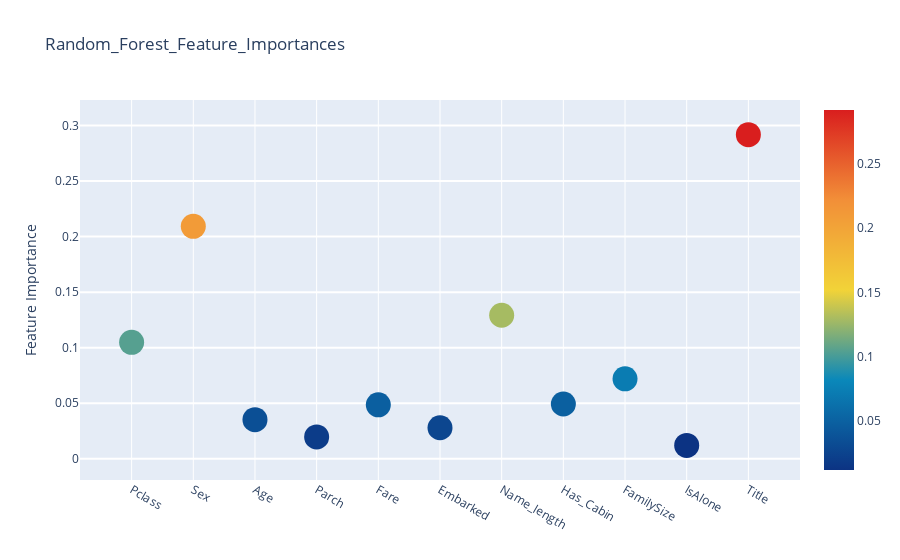
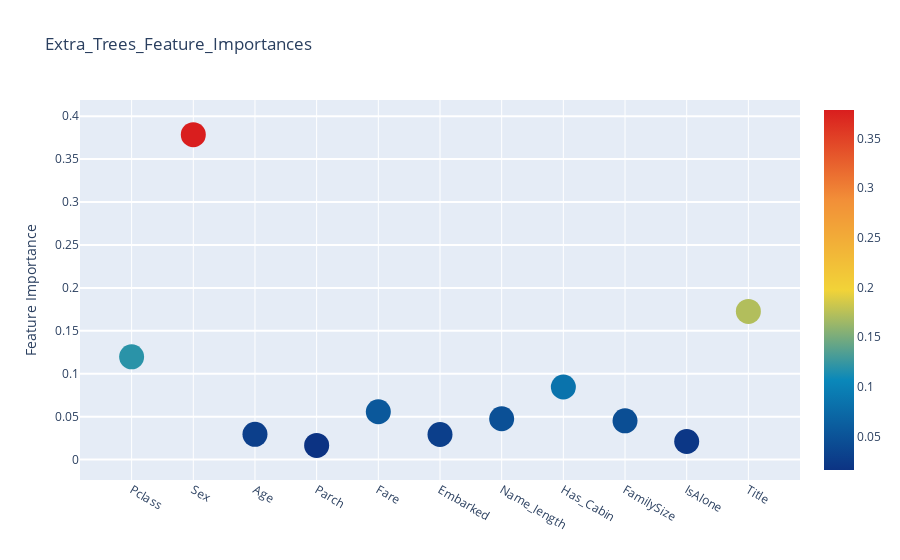
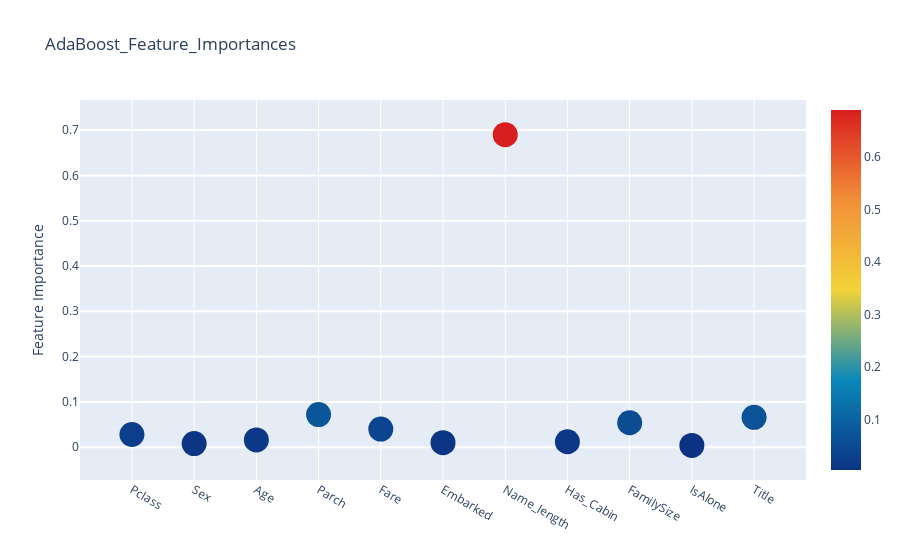
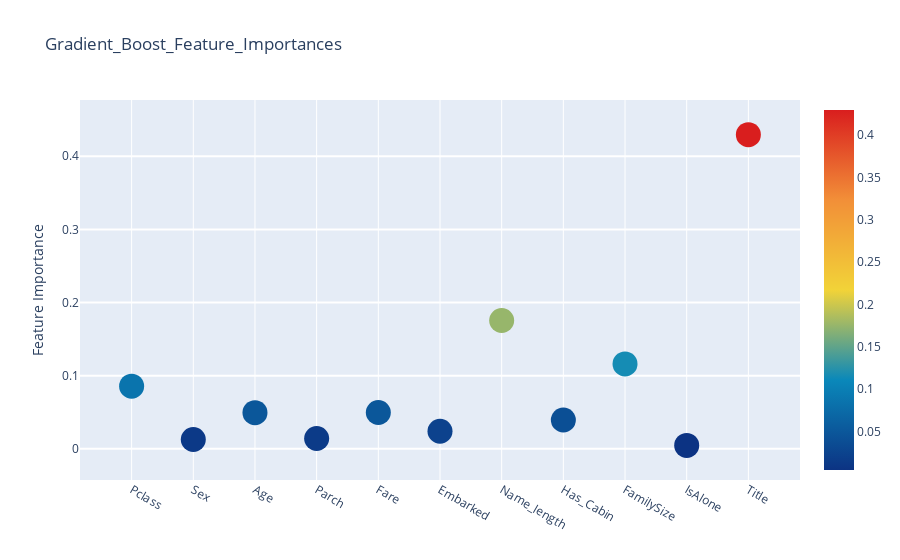

The code cell stored with these charts, in order, in its notebook:
### Markdown cell above
### Interactive feature importances via Plotly scatterplots

### Code cell
# Scatter plot 
trace = go.Scatter(
    y = feature_dataframe['Random_Forest_Feature_Importances'].values,
    x = feature_dataframe['features'].values,
    mode='markers',
    marker=dict(
        sizemode = 'diameter',
        sizeref = 1,
        size = 25,
#       size= feature_dataframe['AdaBoost feature importances'].values,
        #color = np.random.randn(500), #set color equal to a variable
        color = feature_dataframe['Random_Forest_Feature_Importances'].values,
        colorscale='Portland',
        showscale=True
    ),
    text = feature_dataframe['features'].values
)
data = [trace]

layout= go.Layout(
    autosize= True,
    title= 'Random_Forest_Feature_Importances',
    hovermode= 'closest',
#     xaxis= dict(
#         title= 'Pop',
#         ticklen= 5,
#         zeroline= False,
#         gridwidth= 2,
#     ),
    yaxis=dict(
        title= 'Feature Importance',
        ticklen= 5,
        gridwidth= 2
    ),
    showlegend= False
)
fig = go.Figure(data=data, layout=layout)
py.iplot(fig,filename='scatter2010')

# Scatter plot 
trace = go.Scatter(
    y = feature_dataframe['Extra_Trees_Feature_Importances'].values,
    x = feature_dataframe['features'].values,
    mode='markers',
    marker=dict(
        sizemode = 'diameter',
        sizeref = 1,
        size = 25,
#       size= feature_dataframe['AdaBoost feature importances'].values,
        #color = np.random.randn(500), #set color equal to a variable
        color = feature_dataframe['Extra_Trees_Feature_Importances'].values,
        colorscale='Portland',
        showscale=True
    ),
    text = feature_dataframe['features'].values
)
data = [trace]

layout= go.Layout(
    autosize= True,
    title= 'Extra_Trees_Feature_Importances',
    hovermode= 'closest',
#     xaxis= dict(
#         title= 'Pop',
#         ticklen= 5,
#         zeroline= False,
#         gridwidth= 2,
#     ),
    yaxis=dict(
        title= 'Feature Importance',
        ticklen= 5,
        gridwidth= 2
    ),
    showlegend= False
)
fig = go.Figure(data=data, layout=layout)
py.iplot(fig,filename='scatter2010')

# Scatter plot 
trace = go.Scatter(
    y = feature_dataframe['AdaBoost_Feature_Importances'].values,
    x = feature_dataframe['features'].values,
    mode='markers',
    marker=dict(
        sizemode = 'diameter',
        sizeref = 1,
        size = 25,
#       size= feature_dataframe['AdaBoost feature importances'].values,
        #color = np.random.randn(500), #set color equal to a variable
        color = feature_dataframe['AdaBoost_Feature_Importances'].values,
        colorscale='Portland',
        showscale=True
    ),
    text = feature_dataframe['features'].values
)
data = [trace]

layout= go.Layout(
    autosize= True,
    title= 'AdaBoost_Feature_Importances',
    hovermode= 'closest',
#     xaxis= dict(
#         title= 'Pop',
#         ticklen= 5,
#         zeroline= False,
#         gridwidth= 2,
#     ),
    yaxis=dict(
        title= 'Feature Importance',
        ticklen= 5,
        gridwidth= 2
    ),
    showlegend= False
)
fig = go.Figure(data=data, layout=layout)
py.iplot(fig,filename='scatter2010')

# Scatter plot 
trace = go.Scatter(
    y = feature_dataframe['Gradient_Boost_Feature_Importances'].values,
    x = feature_dataframe['features'].values,
    mode='markers',
    marker=dict(
        sizemode = 'diameter',
        sizeref = 1,
        size = 25,
#       size= feature_dataframe['AdaBoost feature importances'].values,
        #color = np.random.randn(500), #set color equal to a variable
        color = feature_dataframe['Gradient_Boost_Feature_Importances'].values,
        colorscale='Portland',
        showscale=True
    ),
    text = feature_dataframe['features'].values
)
data = [trace]

layout= go.Layout(
    autosize= True,
    title= 'Gradient_Boost_Feature_Importances',
    hovermode= 'closest',
#     xaxis= dict(
#         title= 'Pop',
#         ticklen= 5,
#         zeroline= False,
#         gridwidth= 2,
#     ),
    yaxis=dict(
        title= 'Feature Importance',
        ticklen= 5,
        gridwidth= 2
    ),
    showlegend= False
)
fig = go.Figure(data=data, layout=layout)
py.iplot(fig,filename='scatter2010')

### Figure 1 — Plotly figure (JSON) as saved in the notebook; plotly's stock layout.template omitted (floating-point values rounded to 4 significant figures)
{"data": [{"marker": {"color": [0.1048, 0.2092, 0.03528, 0.01968, 0.04863, 0.02796, 0.1292, 0.04932, 0.07203, 0.01211, 0.2918], "colorscale": [[0, "rgb(12,51,131)"], [0.25, "rgb(10,136,186)"], [0.5, "rgb(242,211,56)"], [0.75, "rgb(242,143,56)"], [1, "rgb(217,30,30)"]], "showscale": true, "size": 25, "sizemode": "diameter", "sizeref": 1}, "mode": "markers", "text": ["Pclass", "Sex", "Age", "Parch", "Fare", "Embarked", "Name_length", "Has_Cabin", "FamilySize", "IsAlone", "Title"], "type": "scatter", "x": ["Pclass", "Sex", "Age", "Parch", "Fare", "Embarked", "Name_length", "Has_Cabin", "FamilySize", "IsAlone", "Title"], "y": [0.1048, 0.2092, 0.03528, 0.01968, 0.04863, 0.02796, 0.1292, 0.04932, 0.07203, 0.01211, 0.2918]}], "layout": {"autosize": true, "hovermode": "closest", "showlegend": false, "title": {"text": "Random_Forest_Feature_Importances"}, "yaxis": {"gridwidth": 2, "ticklen": 5, "title": {"text": "Feature Importance"}}}}

### Figure 2 — Plotly figure (JSON) as saved in the notebook; plotly's stock layout.template omitted (floating-point values rounded to 4 significant figures)
{"data": [{"marker": {"color": [0.1197, 0.3785, 0.02944, 0.01656, 0.05576, 0.02919, 0.04753, 0.08456, 0.04512, 0.02107, 0.1725], "colorscale": [[0, "rgb(12,51,131)"], [0.25, "rgb(10,136,186)"], [0.5, "rgb(242,211,56)"], [0.75, "rgb(242,143,56)"], [1, "rgb(217,30,30)"]], "showscale": true, "size": 25, "sizemode": "diameter", "sizeref": 1}, "mode": "markers", "text": ["Pclass", "Sex", "Age", "Parch", "Fare", "Embarked", "Name_length", "Has_Cabin", "FamilySize", "IsAlone", "Title"], "type": "scatter", "x": ["Pclass", "Sex", "Age", "Parch", "Fare", "Embarked", "Name_length", "Has_Cabin", "FamilySize", "IsAlone", "Title"], "y": [0.1197, 0.3785, 0.02944, 0.01656, 0.05576, 0.02919, 0.04753, 0.08456, 0.04512, 0.02107, 0.1725]}], "layout": {"autosize": true, "hovermode": "closest", "showlegend": false, "title": {"text": "Extra_Trees_Feature_Importances"}, "yaxis": {"gridwidth": 2, "ticklen": 5, "title": {"text": "Feature Importance"}}}}

### Figure 3 — Plotly figure (JSON) as saved in the notebook; plotly's stock layout.template omitted (floating-point values rounded to 4 significant figures)
{"data": [{"marker": {"color": [0.028, 0.008, 0.016, 0.072, 0.04, 0.01, 0.69, 0.012, 0.054, 0.004, 0.066], "colorscale": [[0, "rgb(12,51,131)"], [0.25, "rgb(10,136,186)"], [0.5, "rgb(242,211,56)"], [0.75, "rgb(242,143,56)"], [1, "rgb(217,30,30)"]], "showscale": true, "size": 25, "sizemode": "diameter", "sizeref": 1}, "mode": "markers", "text": ["Pclass", "Sex", "Age", "Parch", "Fare", "Embarked", "Name_length", "Has_Cabin", "FamilySize", "IsAlone", "Title"], "type": "scatter", "x": ["Pclass", "Sex", "Age", "Parch", "Fare", "Embarked", "Name_length", "Has_Cabin", "FamilySize", "IsAlone", "Title"], "y": [0.028, 0.008, 0.016, 0.072, 0.04, 0.01, 0.69, 0.012, 0.054, 0.004, 0.066]}], "layout": {"autosize": true, "hovermode": "closest", "showlegend": false, "title": {"text": "AdaBoost_Feature_Importances"}, "yaxis": {"gridwidth": 2, "ticklen": 5, "title": {"text": "Feature Importance"}}}}

### Figure 4 — Plotly figure (JSON) as saved in the notebook; plotly's stock layout.template omitted (floating-point values rounded to 4 significant figures)
{"data": [{"marker": {"color": [0.08556, 0.01264, 0.04929, 0.01404, 0.04957, 0.02399, 0.1754, 0.03933, 0.116, 0.004627, 0.4296], "colorscale": [[0, "rgb(12,51,131)"], [0.25, "rgb(10,136,186)"], [0.5, "rgb(242,211,56)"], [0.75, "rgb(242,143,56)"], [1, "rgb(217,30,30)"]], "showscale": true, "size": 25, "sizemode": "diameter", "sizeref": 1}, "mode": "markers", "text": ["Pclass", "Sex", "Age", "Parch", "Fare", "Embarked", "Name_length", "Has_Cabin", "FamilySize", "IsAlone", "Title"], "type": "scatter", "x": ["Pclass", "Sex", "Age", "Parch", "Fare", "Embarked", "Name_length", "Has_Cabin", "FamilySize", "IsAlone", "Title"], "y": [0.08556, 0.01264, 0.04929, 0.01404, 0.04957, 0.02399, 0.1754, 0.03933, 0.116, 0.004627, 0.4296]}], "layout": {"autosize": true, "hovermode": "closest", "showlegend": false, "title": {"text": "Gradient_Boost_Feature_Importances"}, "yaxis": {"gridwidth": 2, "ticklen": 5, "title": {"text": "Feature Importance"}}}}
